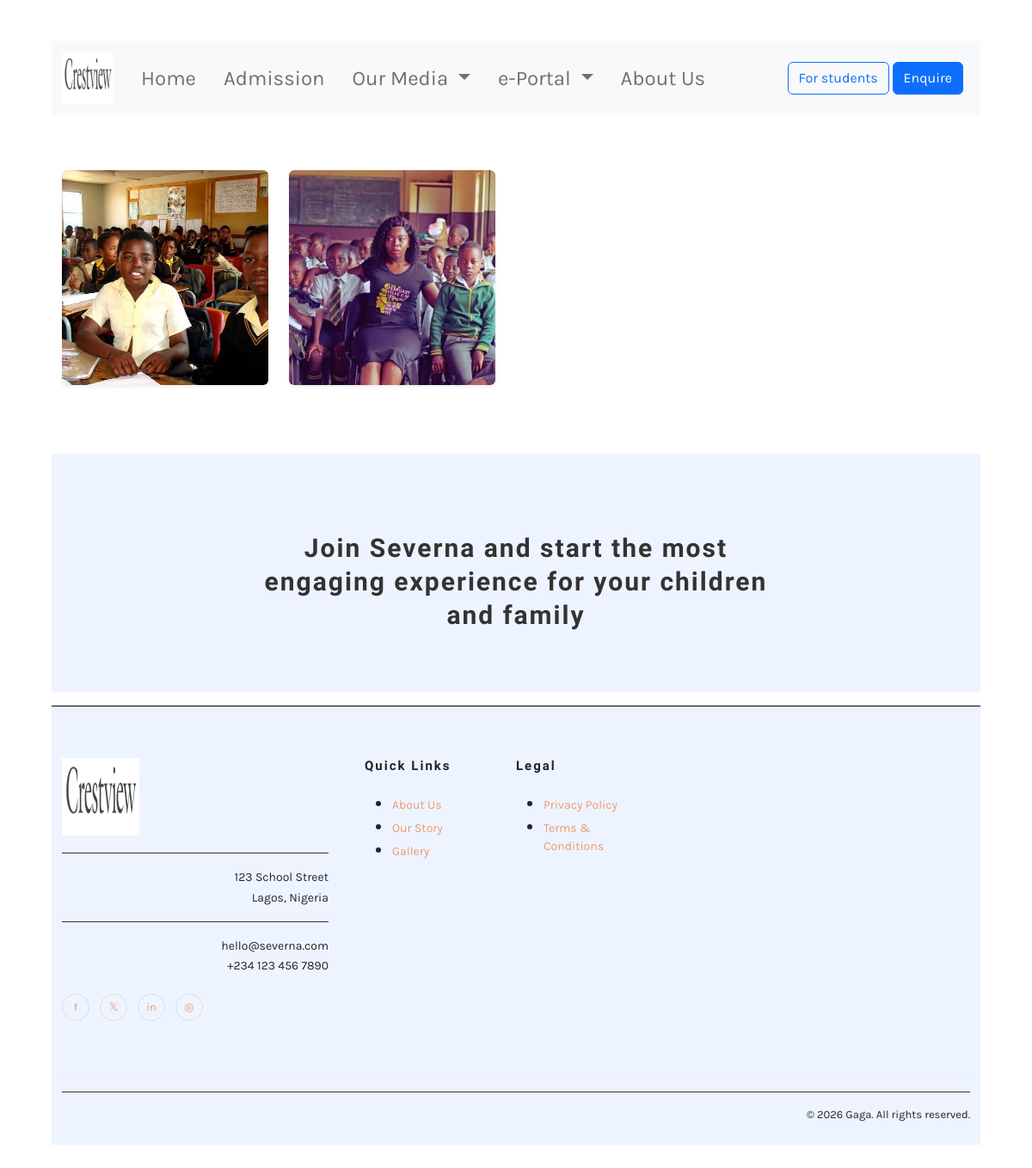
/gallery, run on an earlier commit of the app's database.
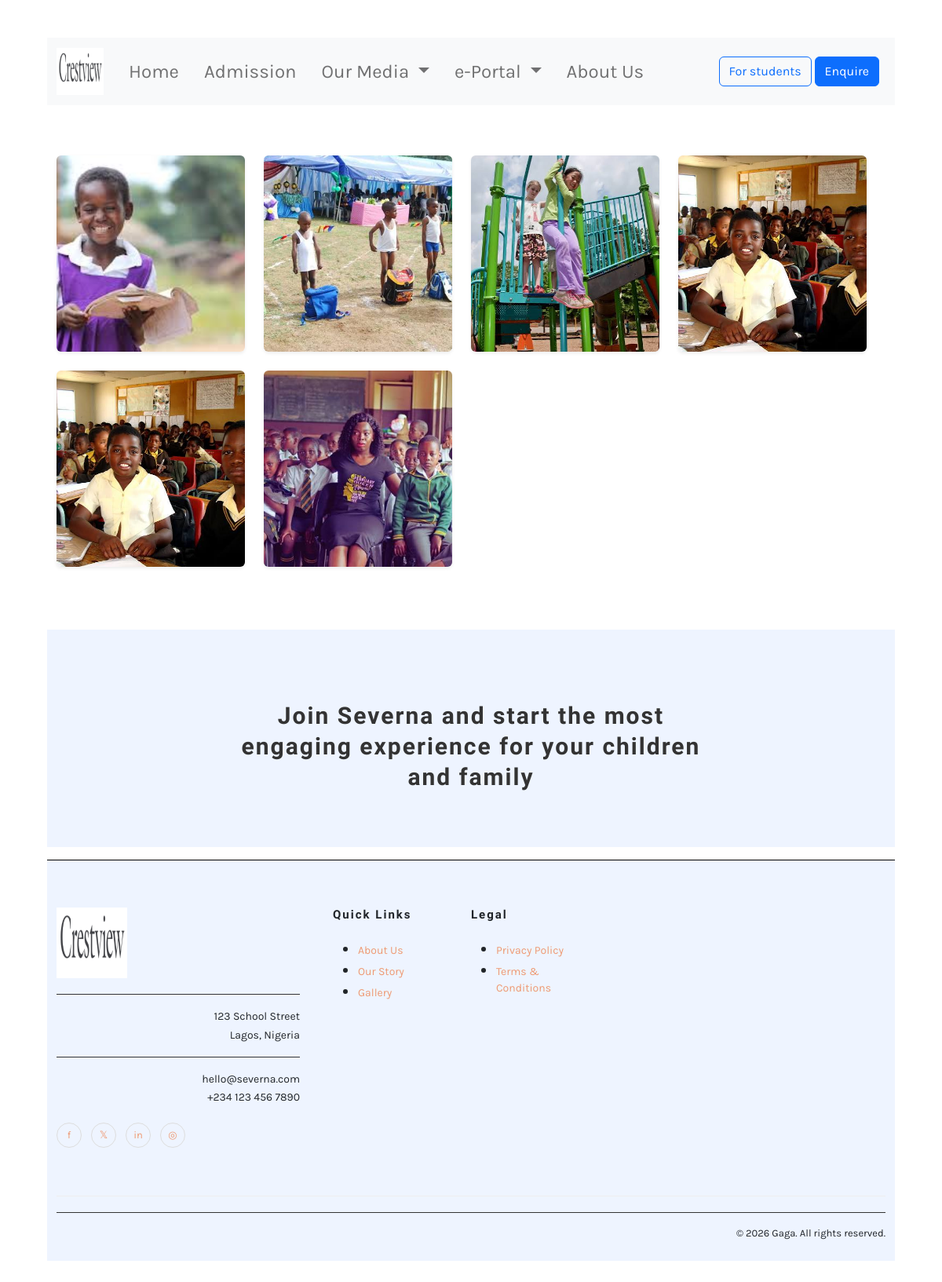
And on a later commit of the database.
### home/models.py (models this page shows)
class Gallery(models.Model):
    img = models.ImageField(
        upload_to='gallery/',
        null=True,
        blank=True
    )

### home/views.py (the view)
# urls.py: path('gallery', views.gallery, name='gallery'),
def gallery(request):
    gallery = Gallery.objects.all()
    return render(request, 'gallery.html', {'gallery': gallery})

### home/templates/gallery.html (shortened to what this page needs)
{% extends 'base.html' %}
{% load static %}
{% block content %}
<section class="reveal">
    <div class="container my-5">
        <div class="row g-4">
            {% for image in gallery reversed %}
            <div class="col-xl-3 col-lg-3 col-md-6 col-sm-12">
                <div class="card h-100 border-0 shadow-sm overflow-hidden">
                    <img src="{{ image.img.url }}" class="gallery-img" alt="Gallery">
                </div>
            </div>
            {% endfor %}
        </div>
    </div>
</section>
{% endblock %}

What changed in the data, as far as the page shows it:
added Gallery: img (picture)
added Gallery: img (picture)
added Gallery: img (picture)
added Gallery: img (picture)
